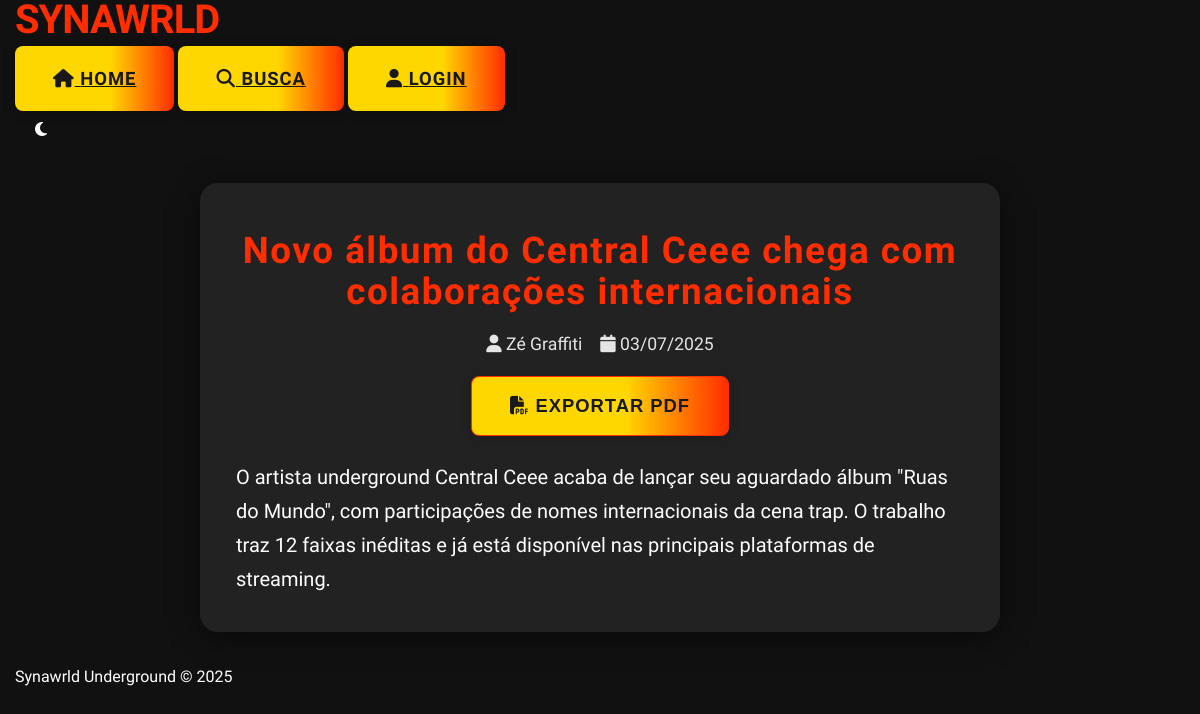
The page /noticia.php?id=1 on the database its author committed.
### tables this page shows
CREATE TABLE `noticias` (
  `id` int(11) NOT NULL AUTO_INCREMENT,
  `titulo` varchar(255) NOT NULL,
  `noticia` text NOT NULL,
  `categoria` varchar(50) NOT NULL,
  `data` datetime DEFAULT current_timestamp(),
  `autor` int(11) NOT NULL,
  `imagem` varchar(255) DEFAULT NULL,
  `visualizacoes` int(11) DEFAULT 0,
  PRIMARY KEY (`id`),
  KEY `autor` (`autor`),
  KEY `idx_categoria` (`categoria`),
  KEY `idx_data` (`data`),
  FULLTEXT KEY `idx_fulltext` (`titulo`,`noticia`),
  CONSTRAINT `noticias_ibfk_1` FOREIGN KEY (`autor`) REFERENCES `usuarios` (`id`) ON DELETE CASCADE
);

CREATE TABLE `usuarios` (
  `id` int(11) NOT NULL AUTO_INCREMENT,
  `nome` varchar(100) NOT NULL,
  `email` varchar(100) NOT NULL,
  `senha` varchar(255) NOT NULL,
  `bio` text DEFAULT NULL,
  `avatar` varchar(255) DEFAULT NULL,
  `data_cadastro` datetime DEFAULT current_timestamp(),
  PRIMARY KEY (`id`),
  UNIQUE KEY `email` (`email`)
);

### includes/funcoes.php (called while the page is built, shortened)
<?php
require_once 'conexao.php';
function getNoticia($id) {
    global $pdo;
    $stmt = $pdo->prepare("SELECT n.*, u.nome as autor_nome, u.bio as autor_bio
                          FROM noticias n
                          JOIN usuarios u ON n.autor = u.id
                          WHERE n.id = ?");
    $stmt->execute([$id]);
    return $stmt->fetch();
}

### public/noticia.php (the view, shortened to what this page needs)
<?php
require_once __DIR__ . '/../includes/conexao.php';
require_once __DIR__ . '/../includes/funcoes.php';
$noticia_id = filter_input(INPUT_GET, 'id', FILTER_VALIDATE_INT);
$noticia = getNoticia($noticia_id);
?>
<!DOCTYPE html>
<html lang="pt-BR">
<head>
    <link rel="stylesheet" href="../assets/css/style.css">
    <link rel="stylesheet" href="../assets/css/dark-mode.css">
</head>
<body>
    <header class="header">
        <div class="container header-container">
            <h1 class="logo">SYNAWRLD</h1>
            <nav class="nav">
                <a href="../public/index.php" class="btn btn-home"><i class="fas fa-home"></i> Home</a>
                <a href="../public/busca.php" class="btn btn-dashboard"><i class="fas fa-search"></i> Busca</a>
                <a href="../public/login.php" class="btn btn-perfil"><i class="fas fa-user"></i> Login</a>
            </nav>
            <button id="dark-mode-toggle" style="margin-left:20px;"><i class="fas fa-moon"></i></button>
        </div>
    </header>
    <main class="container">
        <article class="noticia-detalhe" style="max-width: 800px; margin: 40px auto 32px auto; background: var(--medium-gray); border-radius: 18px; box-shadow: 0 6px 32px #0007; padding: 48px 36px 36px 36px;">
            <h1 style="font-size:2.3rem;letter-spacing:1.5px;margin-bottom:18px;line-height:1.1; color:var(--primary);text-align:center;word-break:break-word;"> <?= htmlspecialchars($noticia['titulo']) ?> </h1>
            <div style="display:flex;justify-content:center;align-items:center;gap:18px;margin-bottom:18px;">
                <span style="font-size:1.1rem;color:var(--light-gray);"><i class="fas fa-user"></i> <?= htmlspecialchars($noticia['autor_nome']) ?></span>
                <span style="font-size:1.1rem;color:var(--light-gray);"><i class="fas fa-calendar"></i> <?= date('d/m/Y', strtotime($noticia['data'])) ?></span>
            </div>
            <button class="btn btn-pdf" data-id="<?= $noticia_id ?>" style="margin:0 auto 24px auto;display:block;"><i class="fas fa-file-pdf"></i> Exportar PDF</button>
            <div class="noticia-conteudo" style="font-size:1.25rem;line-height:1.7;color:var(--light);margin-top:18px;word-break:break-word;">
                <?= nl2br(htmlspecialchars($noticia['noticia'])) ?>
            </div>
        </article>
    </main>
    <footer class="footer">
        <div class="container">
            <p>Synawrld Underground &copy; <?= date('Y') ?></p>
        </div>
    </footer>
</body>
</html>

### assets/css/style.css (style rules this page uses)
.btn, .btn-edit, .btn-delete, .btn-view, .btn-primary, .btn-dashboard, .btn-home, .btn-criar, .btn-perfil { font-size: 1.08rem !important; padding: 10px 26px !important; border-radius: 7px !important; font-weight: 700 !important; letter-spacing: 1px; border: none; outline: none; transition: background 0.18s, color 0.18s, box-shadow 0.18s; box-shadow: 0 2px 8px #0002; cursor: pointer; text-transform: none; display: inline-flex; align-items: center; gap: 8px; margin: 6px 0; background: linear-gradient(90deg, #FFD700 60%, #FF2D00 100%) !important; color: #191919 !important; }
.btn, .btn-edit, .btn-delete, .btn-view, .btn-primary { font-size: 1.15rem !important; padding: 18px 38px !important; border-radius: 8px !important; font-weight: 700 !important; letter-spacing: 1px; border: none; outline: none; transition: var(--transition); box-shadow: 0 2px 12px #0003; cursor: pointer; text-transform: uppercase; display: inline-block; }
:root { --primary: #FF2D00; --primary-dark: #CC0000; --secondary: #000000; --accent: #FFD700; --dark: #111111; --darker: #0A0A0A; --medium-gray: #222222; --light-gray: #E5E5E5; --light: #FFFFFF; --font-title: 'Urbanist', sans-serif; --font-body: 'Urbanist', sans-serif; --glow: 0 0 10px rgba(255, 45, 0, 0.7); --transition: all 0.3s cubic-bezier(0.25, 0.8, 0.25, 1); }
* { margin: 0; padding: 0; box-sizing: border-box; }
body { font-family: var(--font-body); line-height: 1.6; color: var(--light); background-color: var(--dark); min-height: 100vh; display: flex; flex-direction: column; }
.container { width: 100%; max-width: 1200px; margin: 0 auto; padding: 0 15px; display: block; }
#dark-mode-toggle { background: none; border: none; color: var(--light); cursor: pointer; font-size: 1rem; transition: var(--transition); }
.logo { font-family: var(--font-title); font-size: 2.5rem; font-weight: 900; color: var(--primary); letter-spacing: -1px; line-height: 1; text-transform: uppercase; margin-right: 32px; }
.btn-pdf { background-color: transparent; border: 1px solid var(--primary); color: var(--primary); padding: 5px 10px; border-radius: 4px; font-size: 0.8rem; cursor: pointer; transition: var(--transition); }

### rows shown on the page
noticias: titulo "Novo álbum do Central Ceee chega com colaborações internacionais", autor.nome "Zé Graffiti", data "03/07/2025", noticia "O artista underground Central Ceee acaba de lançar seu aguardado álbum \"Ruas do Mundo\", com participações de nomes internacionais da cena trap. O trabalho traz 12 faixas inéditas e já está disponível nas principais plataformas de streaming."
